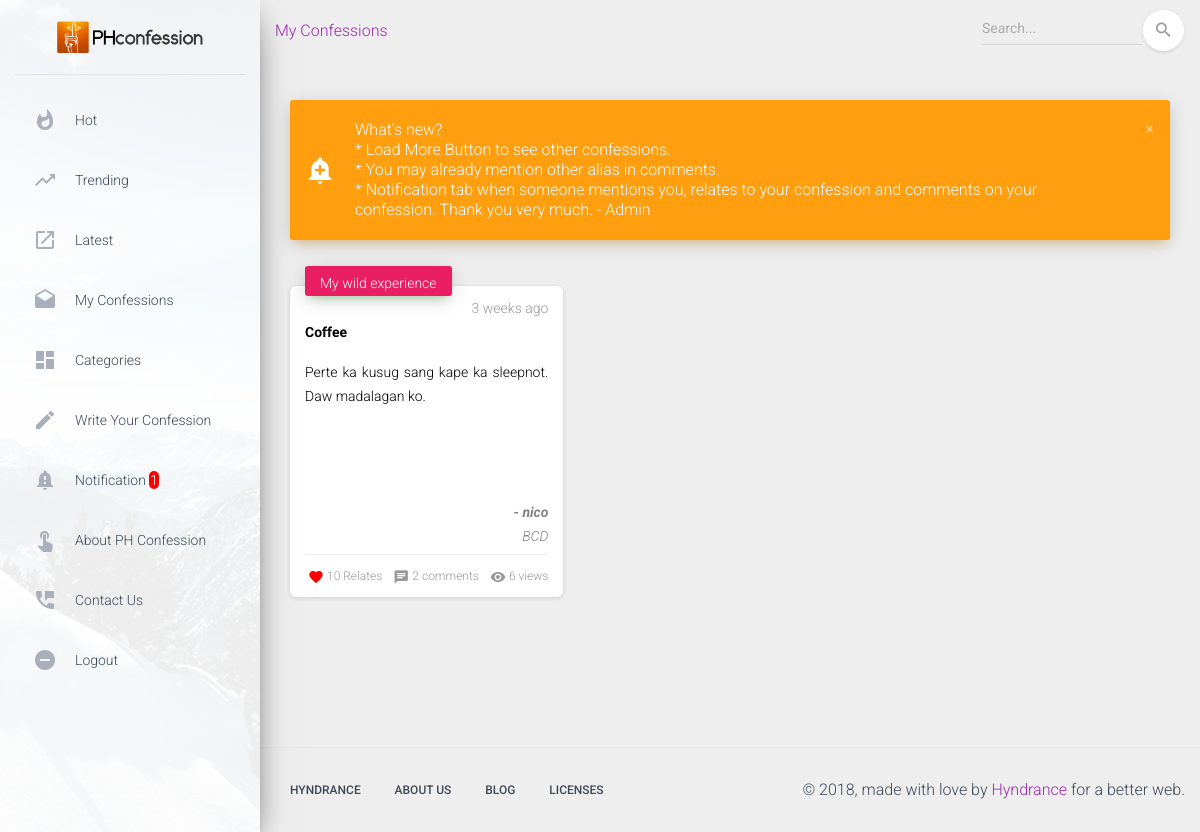
The page /index.php?view=myconfessions (signed in) on the database its author committed.
### tables this page shows
CREATE TABLE `notification` (
  `Id` int(11) NOT NULL,
  `recepient` varchar(20) NOT NULL,
  `message` text,
  `confessionId` int(11) NOT NULL,
  `commentId` int(11) NOT NULL,
  `type` varchar(15) DEFAULT NULL,
  `status` varchar(1) DEFAULT NULL,
  `datetime` datetime DEFAULT NULL
);

CREATE TABLE `confession` (
  `Id` int(11) NOT NULL,
  `alias` varchar(50) DEFAULT 'unknown',
  `category` int(11) DEFAULT NULL,
  `title` varchar(100) DEFAULT NULL,
  `message` text,
  `location` varchar(100) DEFAULT NULL,
  `datetime` datetime DEFAULT NULL,
  `view` int(11) DEFAULT '0',
  `lastChange` datetime DEFAULT NULL
);

### config/Models.php (called while the page is built, shortened)
<?php
include "CRUD.php";
include "functions.php";
function confession() {
	$crud = new CRUD;
	$crud->table = "confession";
	return $crud;
}
function comment() {
	$crud = new CRUD;
	$crud->table = "comment";
	return $crud;
}
function relate() {
	$crud = new CRUD;
	$crud->table = "relate";
	return $crud;
}
function notification() {
	$crud = new CRUD;
	$crud->table = "notification";
	return $crud;
}
?>

### config/CRUD.php (called while the page is built, shortened)
<?php
class CRUD {
	var $table;
	function list($query=""){
		$query = $query ? "where " . $query: "";
		$db = Database::connect();
		$pdo = $db->prepare("select * from $this->table $query");
		$pdo->execute();
		$result = $pdo->fetchAll(PDO::FETCH_OBJ);
		return $result;
	}
	function count($query=""){
		$query = $query ? "where " . $query: "";
		$db = Database::connect();
		$pdo = $db->prepare("select * from $this->table $query");
		$pdo->execute();
		return $pdo->rowCount();
	}
}
?>

### index.php (called while the page is built, shortened)
<?php
include_once("config/Models.php");
$view = (isset($_GET['view']) && $_GET['view'] != '') ? $_GET['view'] : '';
switch ($view) {
	case 'myconfessions' :
		$template	= 'include/template.php';
		break;
}
require_once $template;
?>

### config/functions.php (called while the page is built, shortened)
<?php
function category() {
	$cat = array();
	$cat[1] = 'My weird dream';
	$cat[2] = 'What I fantasize';
	$cat[3] = 'First time and unforgettable';
	$cat[4] = 'My guilt';
	$cat[5] = 'What I lie about';
	$cat[6] = 'A Pain';
	$cat[7] = 'What the truth is';
	$cat[8] = 'My wild experience';
	$cat[9] = 'A regret';
	$cat[10] = 'Just saying';
	$cat[11] = 'Joke time';
	$cat[12] = 'Scary AF';
	$cat[13] = '3 AM Thought';
	return $cat;
}
function button_color() {
	$head_color = array();
	$head_color[1] = 'background:#fc9209;color:white;';
	$head_color[2] = 'background:#51ab55;color:white;';
	$head_color[3] = 'background:#e94440;color:white;';
	$head_color[4] = 'background:#0ab3c7;color:white;';
	$head_color[5] = 'background:#9c27b0;color:white;';
	$head_color[6] = 'background:#009688;color:white;';
	$head_color[7] = 'background:#3f51b5;color:white;';
	$head_color[8] = 'background:#e91e63;color:white;';
	$head_color[9] = 'background:#f16695;color:white;';
	$head_color[10] = 'background:#9c27b0;color:white;';
	$head_color[11] = 'background:#0ab3c7;color:white;';
	$head_color[12] = 'background:#e94440;color:white;';
	return $head_color;
}
function timeElapse($datetime, $full = false) {
    $now = new DateTime;
    $ago = new DateTime($datetime);
    $diff = $now->diff($ago);
    $diff->w = floor($diff->d / 7);
    $diff->d -= $diff->w * 7;
    $string = array(
        'y' => 'year',
        'm' => 'month',
        'w' => 'week',
        'd' => 'day',
        'h' => 'hour',
        'i' => 'minute',
        's' => 'second',
    );
    foreach ($string as $k => &$v) {
        if ($diff->$k) {
            $v = $diff->$k . ' ' . $v . ($diff->$k > 1 ? 's' : '');
        } else {
            unset($string[$k]);
        }
    }
    if (!$full) $string = array_slice($string, 0, 1);
    return $string ? implode(', ', $string) . ' ago' : 'just now';
}
?>

### pages/myconfessions.php (the view, shortened to what this page needs)
<?php
$alias = $_SESSION['alias_session'];
$category_name = category();
$head_color = button_color();
?>
<?php foreach(confession()->list("Id!=0 and alias='$alias' order by lastChange desc") as $row) {
  $limitMessage = strlen($row->message) > 200 ? substr($row->message,0,200)."..." : $row->message;
?>
<div class="col-lg-4 col-md-6 col-sm-6" id="your_div">
    <div class="card card-stats">
        <div class="card-header card-header-success card-header-icon"
            onclick="location.href='process.php?action=view&id=<?=$row->Id;?>'">
            <div class="card-icon" style="height:10px; <?=$head_color[$row->category];?>">
                <div style="margin-top:-10px;"><?=$category_name[$row->category];?></div>
            </div>
            <p class="card-category"><?=timeElapse($row->datetime);?></p>
            <div style="height:180px;">
              <p style="color:black;text-align:justify;font-weight:bold;"><?=$row->title;?></p>
              <p style="color:black;text-align:justify;">
                  <?=$limitMessage;?>
              </p>
            </div>
            <div style="height:40px;">
              <div style="color:gray;font-weight:bold;font-style:italic;">- <?=$row->alias;?></div>
              <div style="color:gray;font-style:italic;"><?=$row->location;?></div>
            </div>
        </div>
        <div class="card-footer">
            <?php if (relate()->count("cId=$row->Id and alias='$alias'") == 0) {?>
              <div class="stats" id="onclick_<?=$row->Id;?>" onclick="relateFun_<?=$row->Id;?>()">
                    <i class="material-icons" id="icon_<?=$row->Id;?>">favorite_border</i>
                    <span id="relate_<?=$row->Id;?>"><?=relate()->count("cId=$row->Id");?> </span>&nbsp;Relates
                </div>
            <?php } else { ?>
              <div class="stats">
                  <i class="material-icons" style="color:red;">favorite</i>
                  <span id="relate_<?=$row->Id;?>"><?=relate()->count("cId=$row->Id");?> </span>&nbsp;Relates
              </div>
            <?php } ?>
            <div class="stats" onclick="location.href='index.php?view=display&id=<?=$row->Id?>#comment'">
                <i class="material-icons">chat</i>
                <?=comment()->count("cId=$row->Id");?> comments
            </div>
            <div class="stats">
                <i class="material-icons">visibility</i>
                <?=$row->view;?> views
            </div>
        </div>
    </div>
</div>
<?php } ?>

### include/message.php (shortened to what this page needs)
<?php  if (isset($_SESSION['close_notif']) && ($_SESSION['close_notif'] = $_SESSION['alias_session']) ) {} else {?>
<?php foreach(notification()->list("status=1 and recepient=''") as $row) {?>
  <div class="alert alert-<?=$row->type;?> alert-with-icon" data-notify="container">
      <i class="material-icons" data-notify="icon">add_alert</i>
      <button type="button" class="close" data-dismiss="alert" aria-label="Close" onclick="close_notif();">
          <i class="material-icons">close</i>
      </button>
      <span data-notify="message"><?=$row->message;?></span>
  </div>
<?php } }?>

### rows shown on the page
notification: message "What's new? * Load More Button to see other confessions. * You may already mention other alias in comments. * Notification tab when someone mentions you, relates to your confession and comments on your confession. Thank you very much. - Admin"
confession: category "My wild experience", datetime "3 weeks ago", title "Coffee", message "Perte ka kusug sang kape ka sleepnot. Daw madalagan ko.", alias "nico", location "BCD", Id "10", Id "2", view "6"

### other values the page prints
$title "My Confessions"
